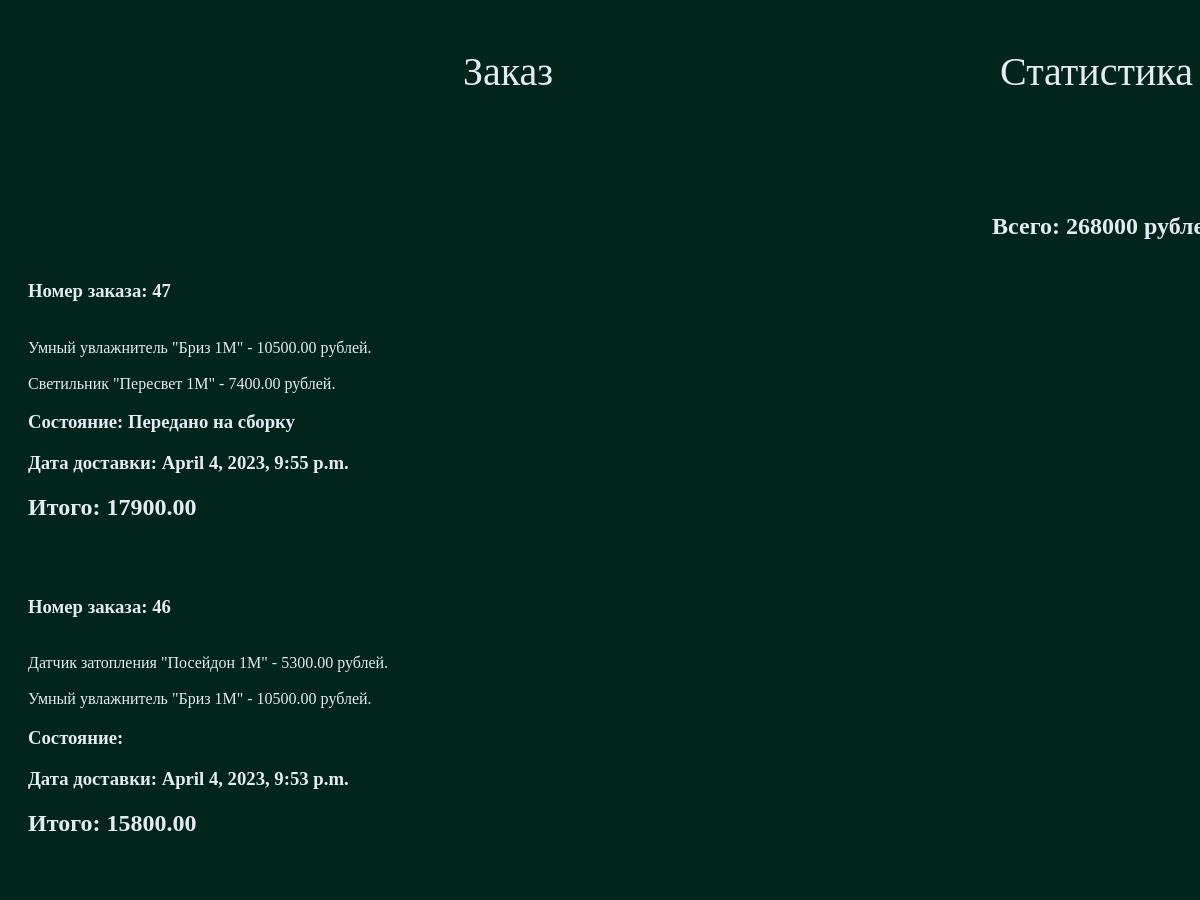
Page /accounts/profile/order_detail/ (signed in, upper part) on the earlier database version.
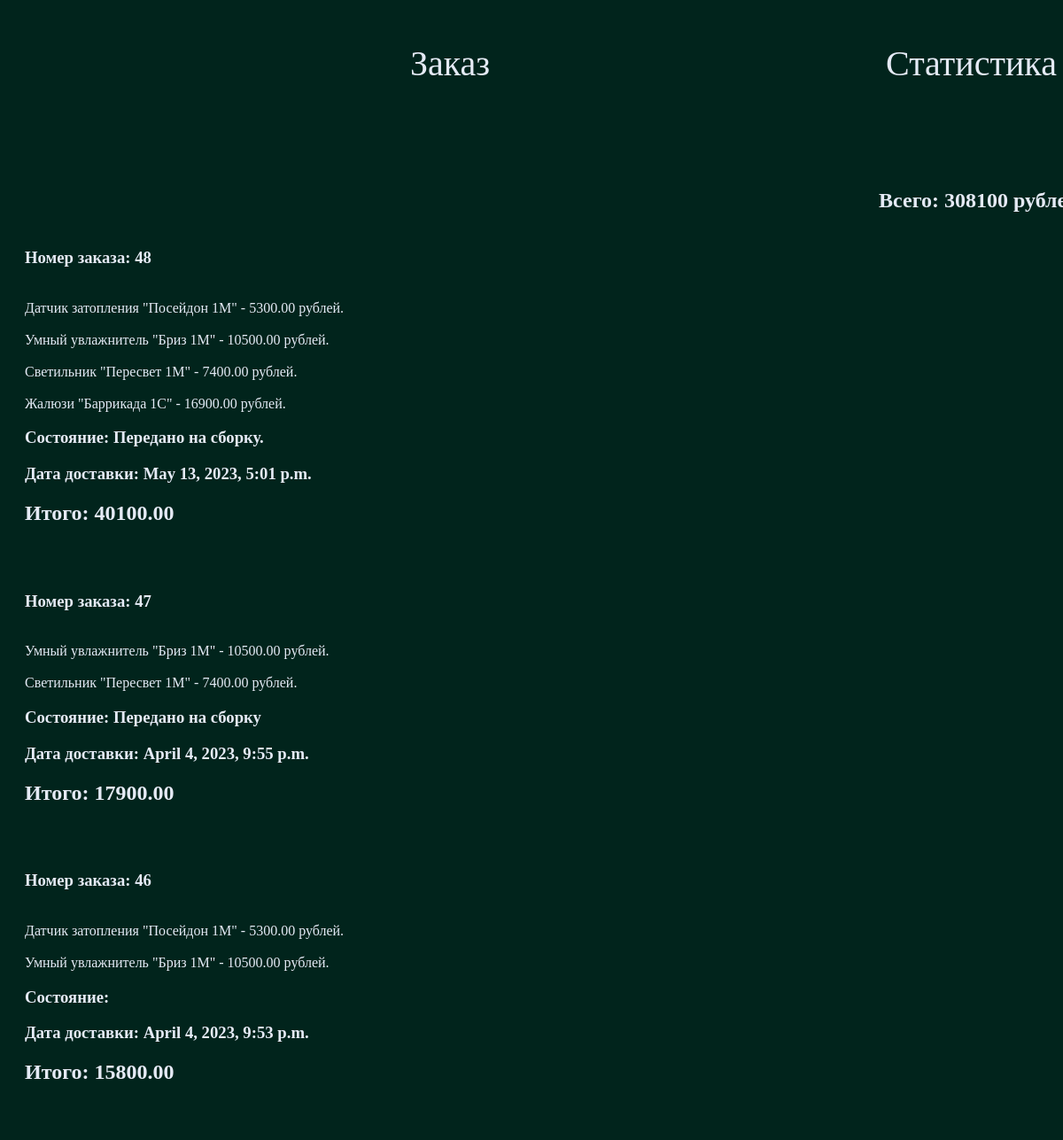
Same page on the later database version.
### smarthouseblog/models.py (models this page shows, shortened)
class Order(models.Model):
    username = models.ForeignKey(
        New_profile,
        on_delete=models.CASCADE,
    )
    products = models.ManyToManyField(
        Blog,
        related_name='prod_orders',
    )
    condition = models.TextField(
        max_length=12,
        verbose_name='Cостояние',
        default='Передано на сборку.',
    )
    date_order = models.DateTimeField(
        auto_now_add=True
    )
    date_dilivery = models.DateTimeField(
        default=timezone.now
    )
    total_price = models.DecimalField(
        max_digits=10,
        decimal_places=2,
        default=0,
    )

class Blog(models.Model):
    username = models.ForeignKey(
        New_profile,
        verbose_name='Юзернейм',
        on_delete=models.PROTECT
    )
    title = models.CharField(
        max_length=48,
        verbose_name='Титл поста (Название устройства)'
    )
    text = models.TextField(
        max_length=448,
        verbose_name='Тело поста'
    )
    date = models.DateTimeField(
        auto_now_add=True
    )
    status = models.BooleanField(
        default=False,
        verbose_name='Опубликовать'
    )
    category = models.ForeignKey(
        Category,
        verbose_name='Категория',
        on_delete=models.PROTECT,
        default='2'
    )
    date_publication = models.DateTimeField(
        auto_now_add=True
    )
    raiting = models.FloatField(
        verbose_name='Рейтинг',
        default=0,
    )
    price = models.DecimalField(
        max_digits=10,
        decimal_places=2,
        default=0,
    )

### smarthouseblog/views.py (the view)
# urls.py: path('order_detail/', order_detail, name='order_detail'),
def order_detail(request):
    orders = Order.objects.filter(username__username=request.user).order_by('-pk')
    context = {
        'orders': orders,
        'all_price': orders.aggregate(Sum('total_price'))
    }
    return render(request, 'smarthouseblog/order_detail.html', context)

### smarthouseblog/templates/smarthouseblog/order_detail.html (shortened to what this page needs)
<!DOCTYPE html>
{% load static %}
<html lang="en">
    <head>
        <link rel="stylesheet" href="{% static 'css/style.css' %}">
        <link rel="stylesheet" href='{% static "css/style.css" %}'>
    </head>
    <body>
        <div style="display: inline-flex;
                    justify-content: space-around;
                    width: 1000px;">
                <a class="decor" href = "{% url 'cart_detail' %}">
                    <p class="title-blog">Заказ</p></a>
                <div style="position: absolute; left: 1000px"><p style="height: 300px" class="title-blog">Статистика</p></a></div>
        </div>
            <div >
                            <div style="display: flex;
                                        flex-direction: column-reverse;
                                        align-items: flex-end;
                                        width: 1210px;
                            ">
                                <h2>Всего: {{all_price.total_price__sum}} рублей</h2>
                            </div>
                        </div>
        <div style="margin: 20px;">
            {% for order in orders %}
            <h3>Номер заказа: {{order.id}}</h3>
                {% for product in order.products.all %}
                </br>{{product.title}} - {{product.price}} рублей.</br>
                {% endfor %}
            <h3>Cостояние: {{order.condition}}</h3>
            <h3>Дата доставки: {{ order.date_dilivery }}</h3>
            <h2>Итого: {{ order.total_price }}</h2>
            <br>  </br>
            {% endfor %}
        </div>
    </body>
</html>

Differences in the rows shown:
added Order: id "48", condition "Передано на сборку.", date_dilivery "May 13, 2023, 5:01 p.m.", total_price "40100.00", Blog (title "Датчик затопления \"Посейдон 1М\"", price "5300.00"), Blog (title "Умный увлажнитель \"Бриз 1М\"", price "10500.00"), Blog (title "Светильник \"Пересвет 1М\"", price "7400.00")
now on this page (row unchanged): Blog: title "Жалюзи \"Баррикада 1С\"", price "16900.00", shown under "48"
Other differences:
{{ all_price.total_price__sum }}: "268000" → "308100"
